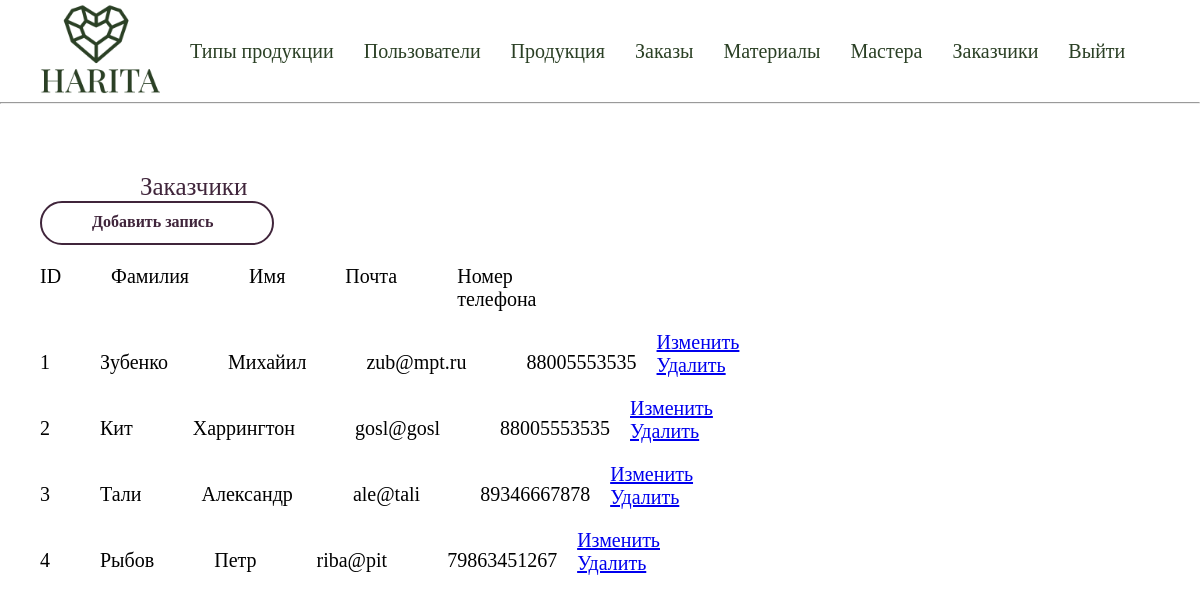
Screenshot of /Clients-panel.php with the database file from the repository.
### tables this page shows
CREATE TABLE `Clients` (
  `id_client` int NOT NULL,
  `last_name_client` varchar(40) DEFAULT NULL,
  `name_client` varchar(40) DEFAULT NULL,
  `email` varchar(40) DEFAULT NULL,
  `number` varchar(40) DEFAULT NULL
);

### Clients-panel.php (the view, shortened to what this page needs)
<?php
include "./php-connect/connect.php";
?>
<!DOCTYPE html>
<html lang="en">
<head>
    <link rel="stylesheet" href="./css/main.css">
    <link rel="stylesheet" href="./css/main.scss">
</head>
<body>
<header>
        <div class="admin-container">
            <ul class="main-menu-panel">
            <li class="main-menu-panel_item"><a href="index.php"><img class="logo" src="img/logo.png"
                                alt="Логотпип" width="120"></a></li>
                <li class="main-menu-panel_item"><a href="./Type_product.php" class="menu-item-panel admin-menu-pressed">Типы продукции</a></li>
                <li class="main-menu-panel_item"><a href="./Users-jewel_panel.php" class="menu-item-panel">Пользователи</a></li>
                <li class="main-menu-panel_item"><a href="./Products-panel.php" class="menu-item-panel">Продукция</a></li>
                <li class="main-menu-panel_item"><a href="./Orders-panel.php." class="menu-item-panel">Заказы</a></li>
                <li class="main-menu-panel_item"><a href="./Materials-panel.php" class="menu-item-panel">Материалы</a></li>
                <li class="main-menu-panel_item"><a href="./Masters-panel.php" class="menu-item-panel">Мастера</a></li>
                <li class="main-menu-panel_item"><a href="./Clients-panel.php" class="menu-item-panel">Заказчики</a></li>
                <li class="main-menu-panel_item"><a class="menu-item" href="./php-handler/exit.php">Выйти</a></li>
            </ul>
        </div>
        <hr>
    </header>
    <div class="div-title-admin">
        <div class="admin-container">
            <div class="add-btn-divs">
                <div class="div-title-admin">
                    <h1 class="title-admin">Заказчики</h1>
                </div>
                <a href="./create_Clients-panel.php" class="submit-panel">
                        <p class="submit-text-panel">Добавить запись</p>
                    </a>
            </div>
        </div>
    </div>
    <div class="sdada">
    <div class="table">
        <div class="admin-container">
            <div class="table_row title">
                <div class="table_sell id">
                    <p class="admin_table_cell_first">ID</p>
                </div>
                <div class="table_sell">
                    <p class="admin_table_cell-text">Фамилия</p>
                </div>
                <div class="table_sell">
                    <p class="admin_table_cell-text">Имя</p>
                </div>
                <div class="table_sell">
                    <p class="admin_table_cell-text">Почта</p>
                </div> <div class="table_sell">
                    <p class="admin_table_cell-text">Номер телефона</p>
                </div>
            </div>
        </div>
    </div>
    <?php
    $infoClient = "SELECT *
                    FROM Clients";
    $resinfoClient = mysqli_query($connect, $infoClient) or die(mysqli_error($connect));
    while ($infoClient = mysqli_fetch_object($resinfoClient)) {
        echo "
    <div class=\"body-table\">
        <div class=\"admin-container\">
            <div class=\"admin_table_row\">
                <div class=\"admin_table_cell_first admin_projects_table_id\">
                    <p>$infoClient->id_client</p>
                </div>
                <div class=\"admin_table_cell admin_projects_table_name\">
                    <p class=\"admin_table_cell-text\">$infoClient->last_name_client</p>
                </div>
                <div class=\"admin_table_cell admin_projects_table_name\">
                    <p class=\"admin_table_cell-text\">$infoClient->name_client</p>
                </div>
                <div class=\"admin_table_cell admin_projects_table_name\">
                    <p class=\"admin_table_cell-text\">$infoClient->email</p>
                </div> <div class=\"admin_table_cell admin_projects_table_name\">
                <p class=\"admin_table_cell-text\">$infoClient->number</p>
            </div>
                <div class=\"admin_projects_table_act\">
                    <a href=\"edit_Users-jewel.php?idA=$infoClient->id_client\">Изменить</a>
                <a href=\"?id_client=$infoClient->id_client\">Удалить</a>
            </div>
        </div>
    </div>
";
    }
    ?>
    </div>
</body>
</html>

### css/main.css (style rules this page uses)
* { margin: 0; padding: 0; }
.table_row { display: flex; width: 300px; justify-content: space-between; }
.admin_table_row { margin: 20px 0 0 0; display: flex; width: 600px; justify-content: space-between; text-align: left; }
.admin_table_cell_first { padding-right: 10px; padding-top: 20px; }
.admin_table_cell-text { padding-right: 20px; padding-left: 40px; padding-top: 20px; }
.main-menu-panel { display: flex; align-items: center; flex-direction: row; list-style-type: none; }
.main-menu-panel_item > a { text-decoration: none; font-weight: 500; font-family: "Playfair Display"; font-style: Medium; font-size: 20px; color: #2B4025; margin-top: 69px; padding-right: 30px; }
.admin-container { padding-left: 40px; font-size: 20px; }
.sdada { display: flex; flex-direction: column; }
.title-admin { text-decoration: none; font-weight: 500; font-family: "Playfair Display"; font-style: Medium; font-size: 25px; color: #40253B; margin-top: 69px; margin-left: 100px; }
.submit-panel { display: inline-block; color: white; text-decoration: none; padding: 0.5em 2em; outline: none; border-width: 2px 0; border-style: solid none; border-color: #40253B; border-radius: 6px; background: linear-gradient(#FFFFFF, #FFFFFF) #40253B; transition: 0.2s; width: 150px; height: 20px; text-decoration: none; border: 2px solid; border-radius: 50px; border-color: #40253B; }
.submit-text-panel { width: 150px; color: #40253B; font-style: SemiBold; font-size: 16px; font-weight: 600; font-family: "Playfair Display"; margin-bottom: 14px; margin-left: 10px; }

### rows the page displays
clients: id_client "1", last_name_client "Зубенко", name_client "Михайил", email "zub@mpt.ru", number "88005553535"
clients: id_client "2", last_name_client "Кит", name_client "Харрингтон", email "gosl@gosl", number "88005553535"
clients: id_client "3", last_name_client "Тали", name_client "Александр", email "ale@tali", number "89346667878"
clients: id_client "4", last_name_client "Рыбов", name_client "Петр", email "riba@pit", number "79863451267"
